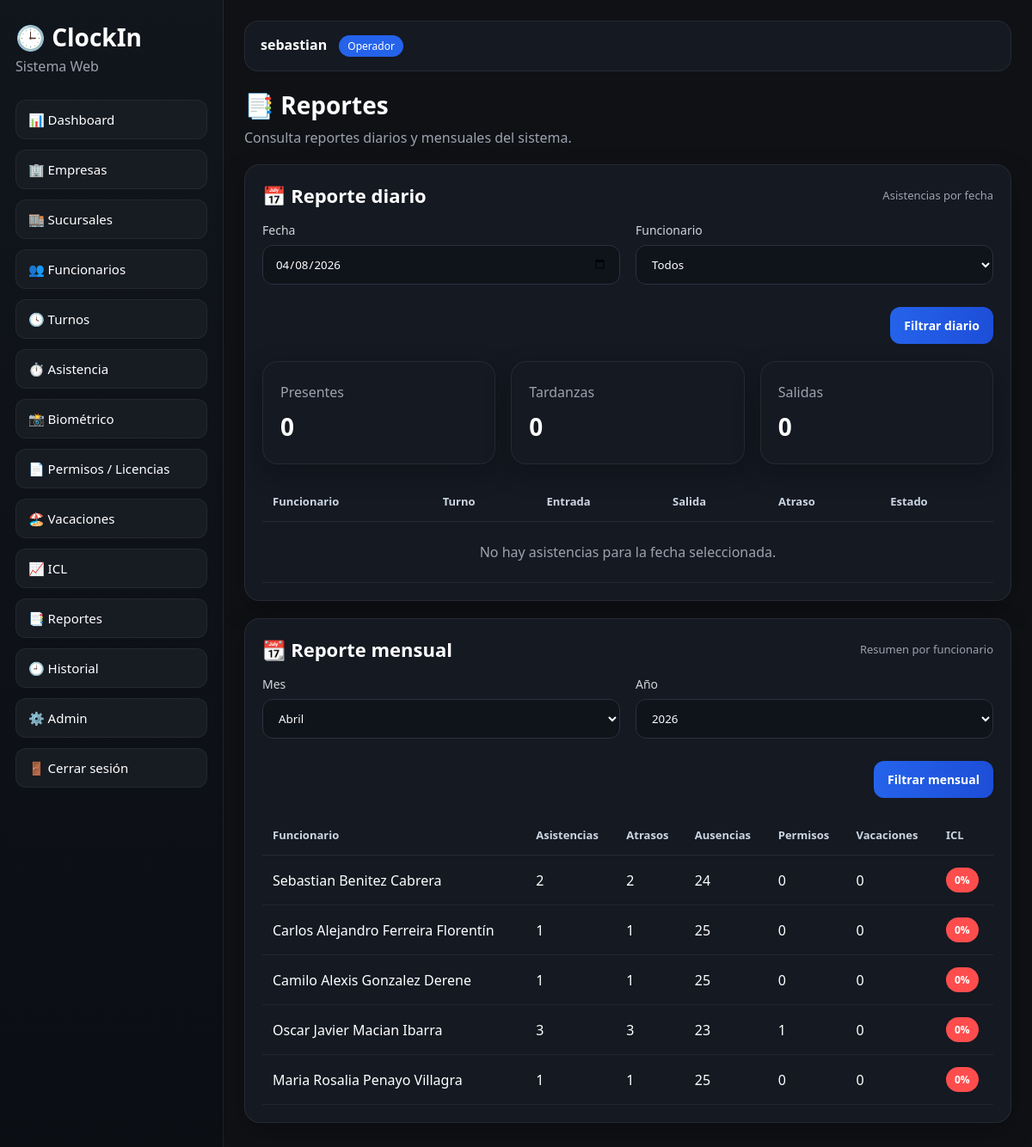
/reportes/ (signed in), run on an earlier commit of the app's database.
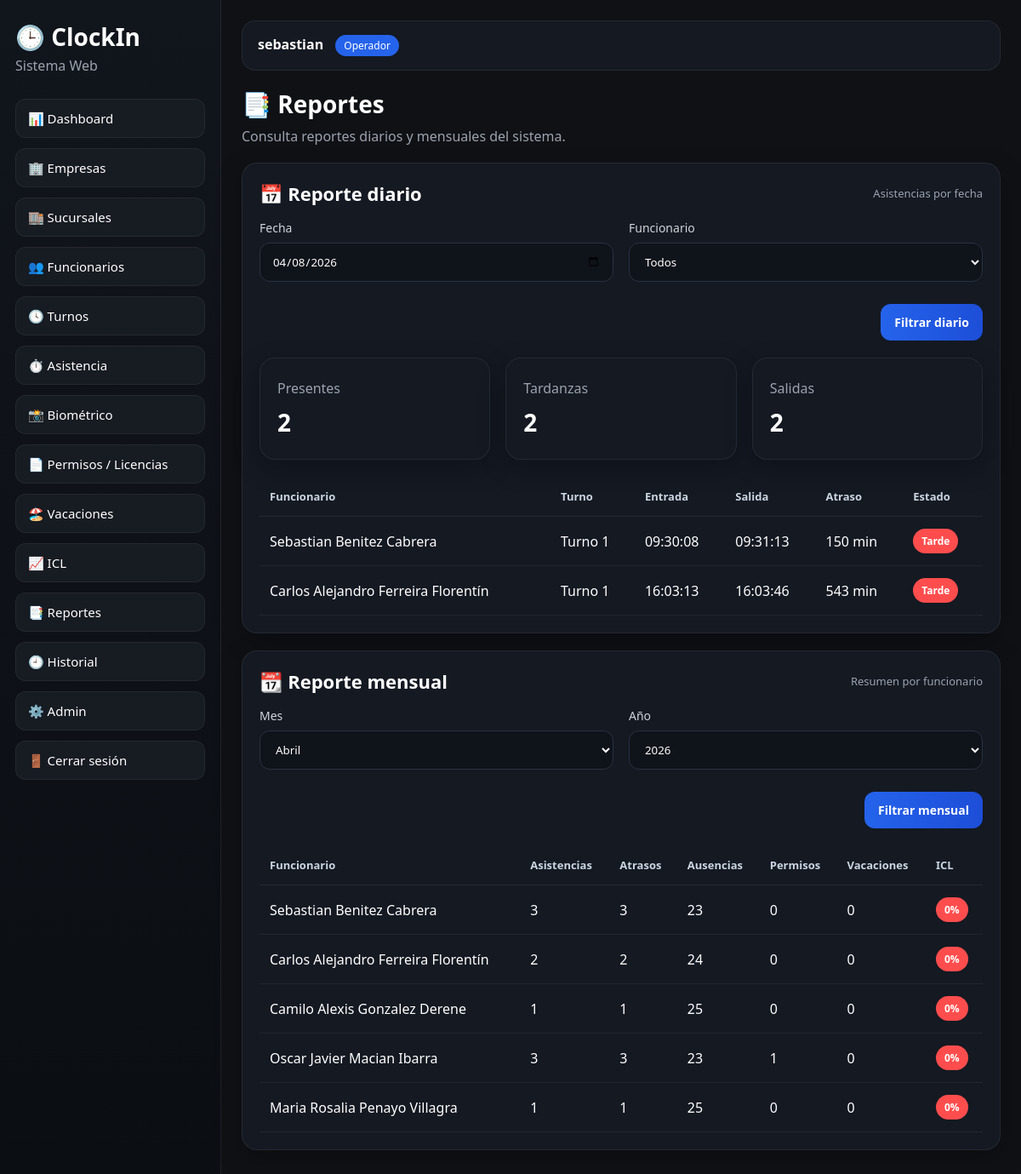
And on a later commit of the database.
### usuarios/models.py (models this page shows, shortened)
class Usuario(AbstractUser):
    class Roles(models.TextChoices):
        ADMIN = "admin", "Administrador"
        RRHH = "rrhh", "RRHH"
        SUPERVISOR = "supervisor", "Supervisor"
        OPERADOR = "operador", "Operador"
        FUNCIONARIO = "funcionario", "Funcionario"
    rol = models.CharField(
        max_length=20,
        choices=Roles.choices,
        default=Roles.OPERADOR
    )
    telefono = models.CharField(max_length=30, blank=True, null=True)
    activo = models.BooleanField(default=True)

### core/models.py (models this page shows, shortened)
class Funcionario(models.Model):
    nombre = models.CharField(max_length=100)
    apellido = models.CharField(max_length=100)
    cedula = models.CharField(max_length=30, unique=True)
    face_encoding = models.BinaryField(null=True, blank=True)
    turno = models.ForeignKey(
        Turno,
        on_delete=models.SET_NULL,
        null=True,
        blank=True,
        related_name="funcionarios"
    )
    cargo = models.CharField(max_length=100, blank=True, default="")
    sector = models.CharField(max_length=100, blank=True, default="")
    sucursal = models.CharField(max_length=100, blank=True, default="")
    sucursal_rel = models.ForeignKey(
        Sucursal,
        on_delete=models.SET_NULL,
        null=True,
        blank=True,
        related_name="funcionarios"
    )
    ips = models.BooleanField(default=False)
    salario_base = models.DecimalField(max_digits=12, decimal_places=2, default=0)
    bono = models.DecimalField(max_digits=12, decimal_places=2, default=0)
    fecha_ingreso = models.DateField(null=True, blank=True)
    foto = models.ImageField(upload_to="funcionarios/", null=True, blank=True)
    activo = models.BooleanField(default=True)
    creado_en = models.DateTimeField(auto_now_add=True)
    actualizado_en = models.DateTimeField(auto_now=True)
    class Meta:
        ordering = ["apellido", "nombre"]
    @property
    def nombre_completo(self):
        return f"{self.nombre} {self.apellido}"

class Asistencia(models.Model):
    funcionario = models.ForeignKey(
        Funcionario,
        on_delete=models.CASCADE,
        related_name="asistencias"
    )
    fecha = models.DateField(default=timezone.localdate)
    hora_entrada = models.DateTimeField(null=True, blank=True)
    hora_salida_almuerzo = models.DateTimeField(null=True, blank=True)
    hora_regreso_almuerzo = models.DateTimeField(null=True, blank=True)
    hora_salida = models.DateTimeField(null=True, blank=True)
    minutos_atraso = models.PositiveIntegerField(default=0)
    llego_tarde = models.BooleanField(default=False)
    observacion = models.CharField(max_length=255, blank=True, default="")
    creado_en = models.DateTimeField(auto_now_add=True)
    actualizado_en = models.DateTimeField(auto_now=True)
    class Meta:
        ordering = ["-fecha", "-hora_entrada"]
        unique_together = ("funcionario", "fecha")

class Turno(models.Model):
    nombre = models.CharField(max_length=100, unique=True)
    hora_entrada = models.TimeField()
    hora_salida = models.TimeField()
    usa_almuerzo = models.BooleanField(default=False)
    hora_inicio_almuerzo = models.TimeField(null=True, blank=True)
    hora_fin_almuerzo = models.TimeField(null=True, blank=True)
    tolerancia_minutos = models.PositiveIntegerField(default=1)
    activo = models.BooleanField(default=True)
    creado_en = models.DateTimeField(auto_now_add=True)
    actualizado_en = models.DateTimeField(auto_now=True)
    class Meta:
        ordering = ["nombre"]

### core/views.py (the view)
# urls.py: path("reportes/", reportes, name="reportes"),
@login_required
def reportes(request):
    hoy = timezone.localdate()
    fecha_str = request.GET.get("fecha", str(hoy))
    funcionario_id = request.GET.get("funcionario", "")
    mes = int(request.GET.get("mes", hoy.month))
    anio = int(request.GET.get("anio", hoy.year))
    try:
        fecha_reporte = datetime.strptime(fecha_str, "%Y-%m-%d").date()
    except ValueError:
        fecha_reporte = hoy
    funcionarios = Funcionario.objects.filter(activo=True).order_by("apellido", "nombre")
    asistencias_dia = Asistencia.objects.select_related("funcionario", "funcionario__turno").filter(
        fecha=fecha_reporte
    )
    if funcionario_id:
        asistencias_dia = asistencias_dia.filter(funcionario_id=funcionario_id)
    presentes_dia = asistencias_dia.filter(hora_entrada__isnull=False).count()
    tardanzas_dia = asistencias_dia.filter(llego_tarde=True).count()
    salidas_dia = asistencias_dia.filter(hora_salida__isnull=False).count()
    resultados_mensuales = []
    funcionarios_para_mes = funcionarios
    if funcionario_id:
        funcionarios_para_mes = funcionarios_para_mes.filter(id=funcionario_id)
    dias_mes = monthrange(anio, mes)[1]
    total_dias_laborales_estimados = sum(
        1 for dia in range(1, dias_mes + 1)
        if date(anio, mes, dia).weekday() != 6
    )
    for funcionario in funcionarios_para_mes:
        asistencias_mes = Asistencia.objects.filter(
            funcionario=funcionario,
            fecha__year=anio,
            fecha__month=mes,
            hora_entrada__isnull=False,
        )
        asistencias_count = asistencias_mes.count()
        atrasos_count = asistencias_mes.filter(llego_tarde=True).count()
        ausencias_estimadas = max(total_dias_laborales_estimados - asistencias_count, 0)
        permisos_aprobados = PermisoLicencia.objects.filter(
            funcionario=funcionario,
            estado=PermisoLicencia.Estados.APROBADO,
            fecha_desde__year=anio,
            fecha_desde__month=mes,
        ).count()
        vacaciones_aprobadas = Vacacion.objects.filter(
            funcionario=funcionario,
            estado=Vacacion.Estados.APROBADO,
            fecha_desde__year=anio,
            fecha_desde__month=mes,
        ).count()
        icl = 100 - (atrasos_count * 2) - (ausencias_estimadas * 5)
        icl = max(0, min(100, icl))
        resultados_mensuales.append({
            "funcionario": funcionario,
            "asistencias": asistencias_count,
            "atrasos": atrasos_count,
            "ausencias": ausencias_estimadas,
            "permisos_aprobados": permisos_aprobados,
            "vacaciones_aprobadas": vacaciones_aprobadas,
            "icl": icl,
        })
    meses = [
        (1, "Enero"), (2, "Febrero"), (3, "Marzo"), (4, "Abril"),
        (5, "Mayo"), (6, "Junio"), (7, "Julio"), (8, "Agosto"),
        (9, "Septiembre"), (10, "Octubre"), (11, "Noviembre"), (12, "Diciembre"),
    ]
    anios = list(range(hoy.year - 2, hoy.year + 2))
    return render(request, "core/reportes.html", {
        "fecha_reporte": fecha_reporte,
        "funcionarios": funcionarios,
        "funcionario_id": funcionario_id,
        "asistencias_dia": asistencias_dia.order_by("funcionario__apellido", "funcionario__nombre"),
        "presentes_dia": presentes_dia,
        "tardanzas_dia": tardanzas_dia,
        "salidas_dia": salidas_dia,
        "mes": mes,
        "anio": anio,
        "meses": meses,
        "anios": anios,
        "resultados_mensuales": resultados_mensuales,
    })

### templates/core/reportes.html (shortened to what this page needs)
{% extends "base.html" %}
{% block content %}
<div class="page-header">
    <h2>📑 Reportes</h2>
    <p>Consulta reportes diarios y mensuales del sistema.</p>
</div>
<div class="dashboard-grid-2 mb-20">
    <div class="card">
        <div class="section-head">
            <h3>📅 Reporte diario</h3>
            <span class="section-subtitle">Asistencias por fecha</span>
        </div>
        <form method="get" class="report-filter-form">
            <div class="form-grid">
                <div class="form-field">
                    <label>Fecha</label>
                    <input type="date" name="fecha" value="{{ fecha_reporte|date:'Y-m-d' }}" class="form-control">
                </div>
                <div class="form-field">
                    <label>Funcionario</label>
                    <select name="funcionario" class="form-control">
                        <option value="">Todos</option>
                    </select>
                </div>
            </div>
            <div class="form-actions">
                <button type="submit" class="btn-primary btn-link">Filtrar diario</button>
            </div>
        </form>
        <div class="cards-grid dashboard-cards-3 mt-20">
            <div class="card stat-card">
                <span class="stat-label">Presentes</span>
                <strong class="stat-number-small">{{ presentes_dia }}</strong>
            </div>
            <div class="card stat-card">
                <span class="stat-label">Tardanzas</span>
                <strong class="stat-number-small">{{ tardanzas_dia }}</strong>
            </div>
            <div class="card stat-card">
                <span class="stat-label">Salidas</span>
                <strong class="stat-number-small">{{ salidas_dia }}</strong>
            </div>
        </div>
        <div class="table-wrap mt-20">
            <table class="table-dark">
                <thead>
                    <tr>
                        <th>Funcionario</th>
                        <th>Turno</th>
                        <th>Entrada</th>
                        <th>Salida</th>
                        <th>Atraso</th>
                        <th>Estado</th>
                    </tr>
                </thead>
                <tbody>
                    {% for a in asistencias_dia %}
                        <tr>
                            <td>{{ a.funcionario.nombre_completo }}</td>
                            <td>{{ a.funcionario.turno.nombre|default:"-" }}</td>
                            <td>{% if a.hora_entrada %}{{ a.hora_entrada|date:"H:i:s" }}{% else %}-{% endif %}</td>
                            <td>{% if a.hora_salida %}{{ a.hora_salida|date:"H:i:s" }}{% else %}-{% endif %}</td>
                            <td>{{ a.minutos_atraso }} min</td>
                            <td>
                                {% if a.llego_tarde %}
                                    <span class="badge-danger">Tarde</span>
                                {% else %}
                                    <span class="badge-success">En horario</span>
                                {% endif %}
                            </td>
                        </tr>
                    {% empty %}
                        <tr>
                            <td colspan="6" class="empty-row">No hay asistencias para la fecha seleccionada.</td>
                        </tr>
                    {% endfor %}
                </tbody>
            </table>
        </div>
    </div>
    <div class="card">
        <div class="section-head">
            <h3>📆 Reporte mensual</h3>
            <span class="section-subtitle">Resumen por funcionario</span>
        </div>
        <form method="get" class="report-filter-form">
            <div class="form-grid">
                <div class="form-field">
                    <label>Mes</label>
                    <select name="mes" class="form-control">
                        {% for num, nombre in meses %}
                            <option value="{{ num }}" {% if mes == num %}selected{% endif %}>{{ nombre }}</option>
                        {% endfor %}
                    </select>
                </div>
                <div class="form-field">
                    <label>Año</label>
                    <select name="anio" class="form-control">
                        {% for y in anios %}
                            <option value="{{ y }}" {% if anio == y %}selected{% endif %}>{{ y }}</option>
                        {% endfor %}
                    </select>
                </div>
            </div>
            <div class="form-actions">
                <button type="submit" class="btn-primary btn-link">Filtrar mensual</button>
            </div>
        </form>
        <div class="table-wrap mt-20">
            <table class="table-dark">
                <thead>
                    <tr>
                        <th>Funcionario</th>
                        <th>Asistencias</th>
                        <th>Atrasos</th>
                        <th>Ausencias</th>
                        <th>Permisos</th>
                        <th>Vacaciones</th>
                        <th>ICL</th>
                    </tr>
                </thead>
                <tbody>
                    {% for item in resultados_mensuales %}
                        <tr>
                            <td>{{ item.funcionario.nombre_completo }}</td>
                            <td>{{ item.asistencias }}</td>
                            <td>{{ item.atrasos }}</td>
                            <td>{{ item.ausencias }}</td>
                            <td>{{ item.permisos_aprobados }}</td>
                            <td>{{ item.vacaciones_aprobadas }}</td>
                            <td>
                                {% if item.icl >= 80 %}
                                    <span class="badge-success">{{ item.icl }}%</span>
                                {% elif item.icl >= 50 %}
                                    <span class="badge-warning">{{ item.icl }}%</span>
                                {% else %}
                                    <span class="badge-danger">{{ item.icl }}%</span>
                                {% endif %}
                            </td>
                        </tr>
                    {% empty %}
                        <tr>
                            <td colspan="7" class="empty-row">No hay resultados mensuales para mostrar.</td>
                        </tr>
                    {% endfor %}
                </tbody>
            </table>
        </div>
    </div>
</div>
{% endblock %}

### templates/base.html (shortened to what this page needs)
<!DOCTYPE html>
<html lang="es">
<head>
    <link rel="stylesheet" href="/static/css/styles.css">
</head>
<body>
<div class="layout">
    <aside class="sidebar" id="sidebar">
        <div class="brand">
            <h1>🕒 ClockIn</h1>
            <p>Sistema Web</p>
        </div>
        {% if request.user.is_authenticated %}
        <nav class="menu">
            <a href="{% url 'dashboard' %}">📊 Dashboard</a>
            <a href="{% url 'empresas_lista' %}">🏢 Empresas</a>
            <a href="{% url 'sucursales_lista' %}">🏬 Sucursales</a>
            <a href="{% url 'funcionarios_lista' %}">👥 Funcionarios</a>
            <a href="{% url 'turnos_lista' %}">🕓 Turnos</a>
            <a href="{% url 'asistencia_marcar' %}">⏱️ Asistencia</a>
            <a href="{% url 'biometrico_inicio' %}">📸 Biométrico</a>
            <a href="{% url 'permisos_lista' %}">📄 Permisos / Licencias</a>
            <a href="{% url 'vacaciones_lista' %}">🏖️ Vacaciones</a>
            <a href="{% url 'icl_lista' %}">📈 ICL</a>
            <a href="{% url 'reportes' %}">📑 Reportes</a>
            <a href="{% url 'historial_lista' %}">🕘 Historial</a>
            <a href="/admin/">⚙️ Admin</a>
            <form method="post" action="{% url 'logout' %}">
                <button type="submit" class="logout-btn">🚪 Cerrar sesión</button>
            </form>
        </nav>
        {% endif %}
    </aside>
    <main class="content">
        <header class="topbar">
            {% if request.user.is_authenticated %}
                <div>
                    <strong>{{ request.user.get_full_name|default:request.user.username }}</strong>
                    <span class="role-badge">{{ request.user.get_rol_display }}</span>
                </div>
            {% endif %}
        </header>
        <section class="page">
            {% block content %}{% endblock %}
        </section>
    </main>
</div>
</body>
</html>

What changed in the data, as far as the page shows it:
added Asistencia: funcionario.nombre_completo "Sebastian Benitez Cabrera", funcionario.turno.nombre "Turno 1", hora_entrada "09:30:08", hora_salida "09:31:13", minutos_atraso "150", llego_tarde "Tarde"
added Asistencia: funcionario.nombre_completo "Carlos Alejandro Ferreira Florentín", funcionario.turno.nombre "Turno 1", hora_entrada "16:03:13", hora_salida "16:03:46", minutos_atraso "543", llego_tarde "Tarde"
computed for Funcionario "Sebastian Benitez Cabrera": asistencias "2" → "3"; atrasos "2" → "3"; ausencias "24" → "23"
computed for Funcionario "Carlos Alejandro Ferreira Florentín": asistencias "1" → "2"; atrasos "1" → "2"; ausencias "25" → "24"
Also different on the page:
{{ presentes_dia }}: "0" → "2"
{{ tardanzas_dia }}: "0" → "2"
{{ salidas_dia }}: "0" → "2"
text no longer shown: "No hay asistencias para la fecha seleccionada."
